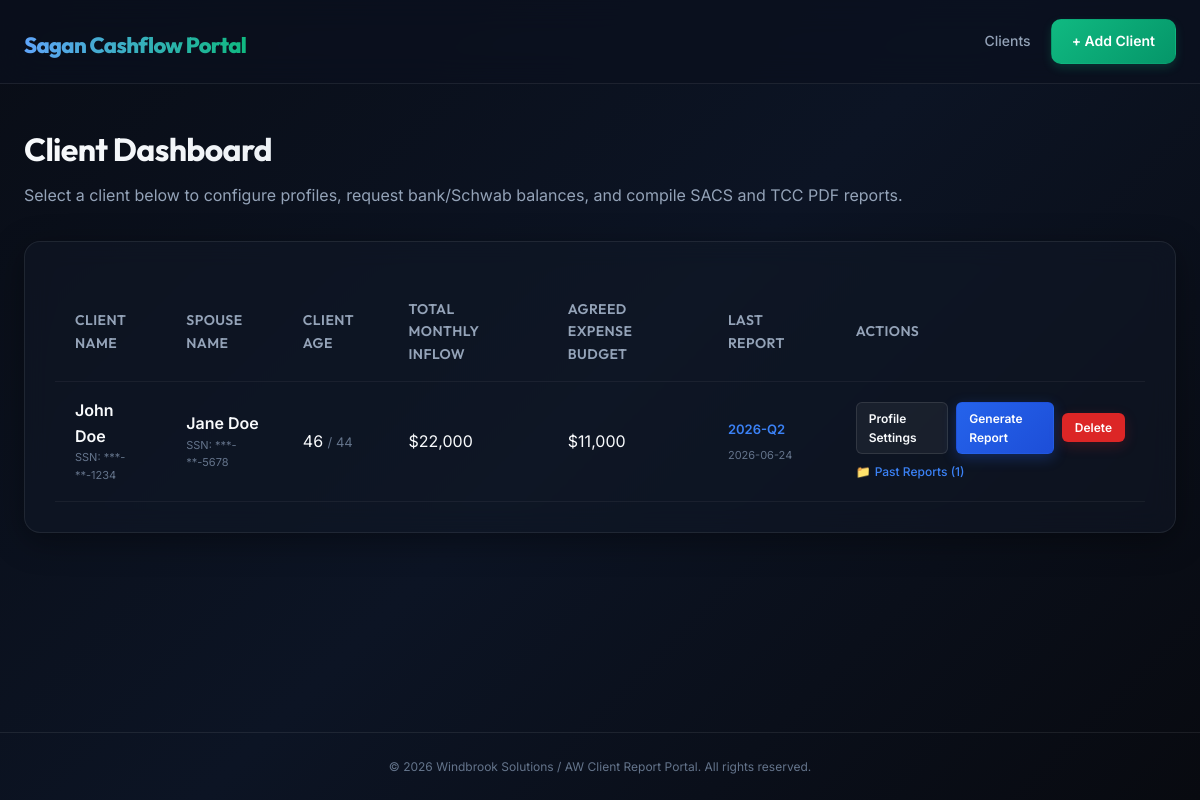
Before: / with the older database file.
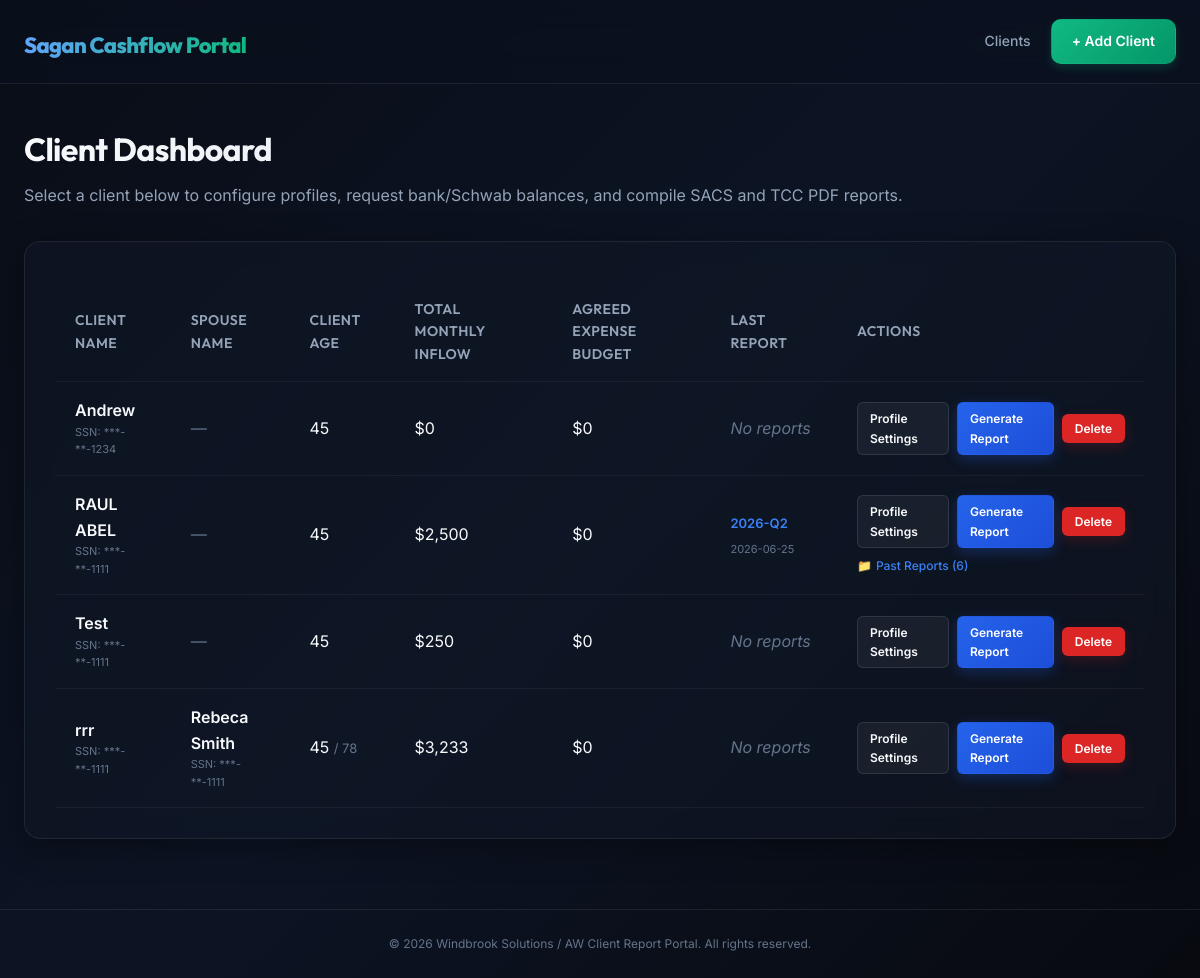
After: the same page with the newer database file.
### backend/models.py (models this page shows, shortened)
class Client(db.Model):
    id = db.Column(db.Integer, primary_key=True)
    name = db.Column(db.String(200), nullable=False)
    spouse_name = db.Column(db.String(200))
    dob = db.Column(db.Date, nullable=False)
    spouse_dob = db.Column(db.Date)
    last_four_ssn = db.Column(db.String(4), nullable=False)
    spouse_last_four_ssn = db.Column(db.String(4))
    monthly_salary = db.Column(db.Float, default=0)
    spouse_monthly_salary = db.Column(db.Float, default=0)
    agreed_expense_budget = db.Column(db.Float, default=0)
    private_reserve_target = db.Column(db.Float, default=0)
    created_at = db.Column(db.DateTime, default=datetime.utcnow)
    deductibles = db.relationship('InsuranceDeductible', backref='client', lazy=True, cascade='all, delete-orphan')
    accounts = db.relationship('Account', backref='client', lazy=True, cascade='all, delete-orphan')
    reports = db.relationship('Report', backref='client', lazy=True, cascade='all, delete-orphan')
    @property
    def age(self):
        today = datetime.utcnow().date()
        return today.year - self.dob.year - ((today.month, today.day) < (self.dob.month, self.dob.day))
    @property
    def spouse_age(self):
        if not self.spouse_dob:
            return None
        today = datetime.utcnow().date()
        return today.year - self.spouse_dob.year - ((today.month, today.day) < (self.spouse_dob.month, self.spouse_dob.day))
    @property
    def total_inflow(self):
        return (self.monthly_salary or 0) + (self.spouse_monthly_salary or 0)
    @property
    def last_report_date(self):
        if not self.reports:
            return None
        return max(r.created_at for r in self.reports)
    @property
    def last_report_quarter(self):
        if not self.reports:
            return None
        return max(self.reports, key=lambda r: r.created_at).quarter

class Report(db.Model):
    id = db.Column(db.Integer, primary_key=True)
    client_id = db.Column(db.Integer, db.ForeignKey('client.id'), nullable=False)
    quarter = db.Column(db.String(10), nullable=False) # e.g. "2026-Q2"
    created_at = db.Column(db.DateTime, default=datetime.utcnow)
    inflow_balance = db.Column(db.Float, default=0)
    outflow_balance = db.Column(db.Float, default=0)
    private_reserve_balance = db.Column(db.Float, default=0)
    schwab_brokerage_balance = db.Column(db.Float, default=0)
    target_amount = db.Column(db.Float, default=0)
    balances = db.relationship('AccountBalance', backref='report', lazy=True, cascade='all, delete-orphan')

### backend/app.py (the view)
@app.route('/')
def index():
    clients = Client.query.order_by(Client.name).all()
    return render_template('index.html', clients=clients)

### backend/app.py (called while the page is built)
@app.template_filter('numberformat')
def numberformat_filter(value):
    if value is None:
        return '0'
    try:
        return f"{int(value):,}"
    except (ValueError, TypeError):
        return str(value)

### backend/templates/index.html (shortened to what this page needs)
{% extends 'base.html' %}
{% block content %}
<div class="page-header">
    <h2>Client Dashboard</h2>
    <p class="subtitle">Select a client below to configure profiles, request bank/Schwab balances, and compile SACS and TCC PDF reports.</p>
</div>
{% if clients %}
    <div class="glass-card">
        <table class="dashboard-table">
            <thead>
                <tr>
                    <th>Client Name</th>
                    <th>Spouse Name</th>
                    <th>Client Age</th>
                    <th>Total Monthly Inflow</th>
                    <th>Agreed Expense Budget</th>
                    <th>Last Report</th>
                    <th>Actions</th>
                </tr>
            </thead>
            <tbody>
                {% for c in clients %}
                <tr>
                    <td>
                        <div class="client-name-container">
                            <span class="client-name">{{ c.name }}</span>
                            <span class="client-ssn">SSN: ***-**-{{ c.last_four_ssn }}</span>
                        </div>
                    </td>
                    <td>
                        {% if c.spouse_name %}
                            <div class="client-name-container">
                                <span class="client-name">{{ c.spouse_name }}</span>
                                <span class="client-ssn">SSN: ***-**-{{ c.spouse_last_four_ssn }}</span>
                            </div>
                        {% else %}
                            <span class="no-data">—</span>
                        {% endif %}
                    </td>
                    <td>
                        {{ c.age }}
                        {% if c.spouse_age %}
                            <span class="spouse-age">/ {{ c.spouse_age }}</span>
                        {% endif %}
                    </td>
                    <td>${{ c.total_inflow | round(0) | int | numberformat if c.total_inflow else '0' }}</td>
                    <td>${{ c.agreed_expense_budget | round(0) | int | numberformat if c.agreed_expense_budget else '0' }}</td>
                    <td>
                        {% if c.last_report_date %}
                            <span class="report-date">{{ c.last_report_quarter }}</span>
                            <span class="client-ssn">{{ c.last_report_date.strftime('%Y-%m-%d') }}</span>
                        {% else %}
                            <span class="no-data">No reports</span>
                        {% endif %}
                    </td>
                    <td class="action-cell">
                        <div class="actions-group">
                            <a href="{{ url_for('client_edit', id=c.id) }}" class="btn btn-secondary btn-sm">Profile Settings</a>
                            <a href="{{ url_for('report_new', id=c.id) }}" class="btn btn-primary btn-sm">Generate Report</a>
                            <form action="{{ url_for('client_delete', id=c.id) }}" method="POST" style="display:inline" onsubmit="return confirm('Are you sure you want to delete client {{ c.name }}? This will permanently remove all accounts, deductibles, and historical reports.')">
                                <button type="submit" class="btn btn-danger btn-sm">Delete</button>
                            </form>
                        </div>
                        {% if c.reports %}
                        <div class="reports-dropdown-container">
                            <details class="reports-dropdown">
                                <summary>Past Reports ({{ c.reports | length }})</summary>
                            </details>
                        </div>
                        {% endif %}
                    </td>
                </tr>
                {% endfor %}
            </tbody>
        </table>
    </div>
{% endif %}
{% endblock %}

### backend/templates/base.html (shortened to what this page needs)
<!DOCTYPE html>
<html lang="en">
<head>
    <link rel="stylesheet" href="{{ url_for('static', filename='css/style.css') }}">
</head>
<body>
    <header>
        <div class="header-container">
            <h1><a href="{{ url_for('index') }}" class="logo-link">Sagan Cashflow Portal</a></h1>
            <nav>
                <a href="{{ url_for('index') }}" class="nav-item">Clients</a>
                <a href="{{ url_for('client_new') }}" class="nav-item btn btn-nav">+ Add Client</a>
            </nav>
        </div>
    </header>
    <main class="main-container">
        {% block content %}{% endblock %}
    </main>
    <footer>
        <div class="footer-container">
            <p>&copy; 2026 Windbrook Solutions / AW Client Report Portal. All rights reserved.</p>
        </div>
    </footer>
</body>
</html>

Changed rows visible on the page:
removed Client: name "John Doe", last_four_ssn "1234", spouse_name "Jane Doe", spouse_last_four_ssn "5678", age "46", spouse_age "44", total_inflow|numberformat "22,000", agreed_expense_budget|numberformat "11,000", last_report_quarter "2026-Q2", last_report_date "2026-06-24", reports|length "1"
added Client: name "Andrew", last_four_ssn "1234", age "45", total_inflow|numberformat "0", agreed_expense_budget|numberformat "0", shows "No reports"
added Client: name "RAUL ABEL", last_four_ssn "1111", age "45", total_inflow|numberformat "2,500", agreed_expense_budget|numberformat "0", last_report_quarter "2026-Q2", last_report_date "2026-06-25", reports|length "6"
added Client: name "Test", last_four_ssn "1111", age "45", total_inflow|numberformat "250", agreed_expense_budget|numberformat "0", shows "No reports"
added Client: name "rrr", last_four_ssn "1111", spouse_name "Rebeca Smith", spouse_last_four_ssn "1111", age "45", spouse_age "78", total_inflow|numberformat "3,233", agreed_expense_budget|numberformat "0", shows "No reports"
